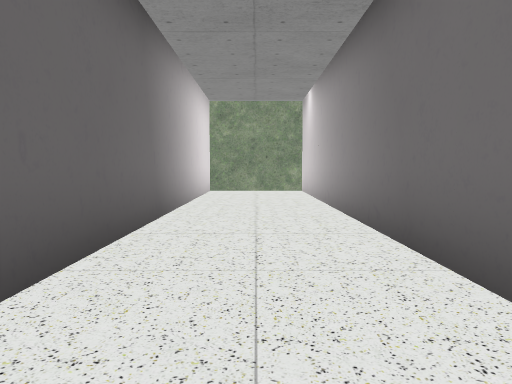
view 1 (above)

19 first-person views from a walk through a scene from a Unity 3-D project. The camera is 1.3 m above the floor, tilts 4° down and sees 70° across. The floor is counted in squares, 2 m on a side. Each view is taken from the middle of a square. On the plan, view 1 faces up. The plan holds only what a view shows up to about 11 squares ahead; the rest is blank. The place goes on beyond the plan. The player is left out.

view 2
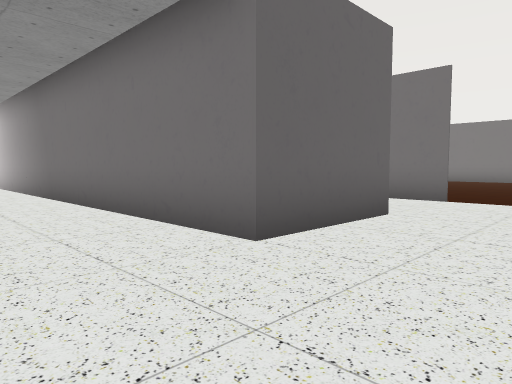

view 3
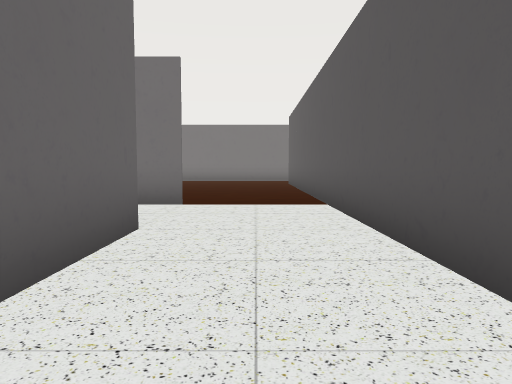

view 4
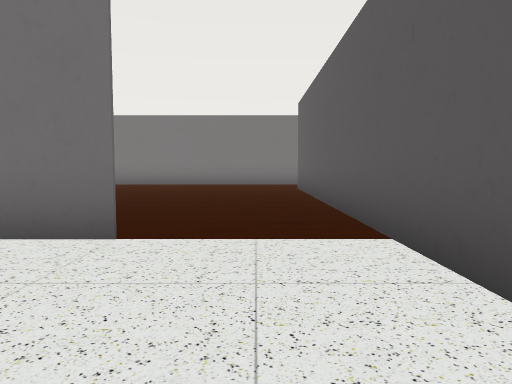

view 5
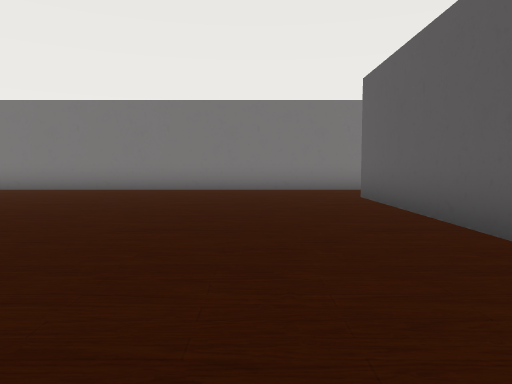

view 6
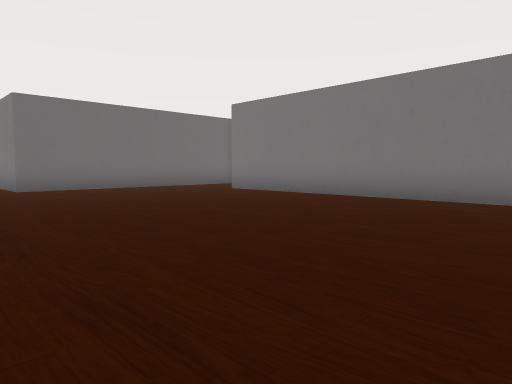

view 7
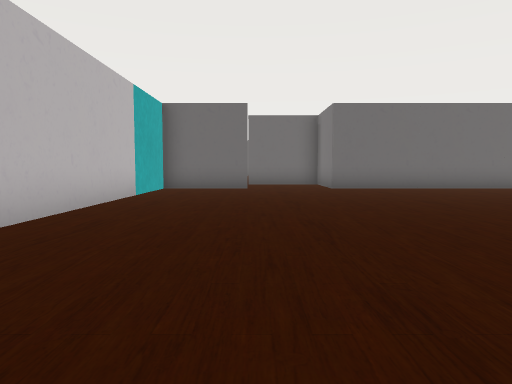

view 8
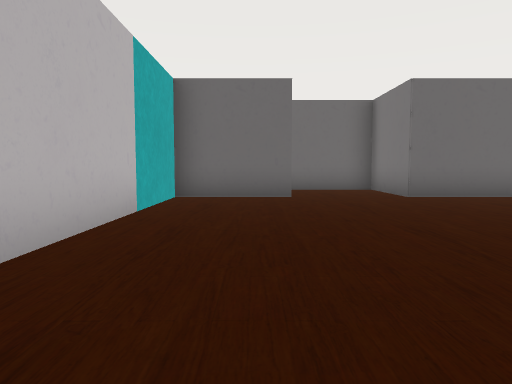

view 9
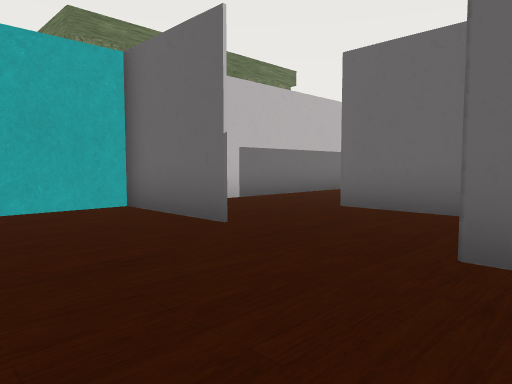

view 10
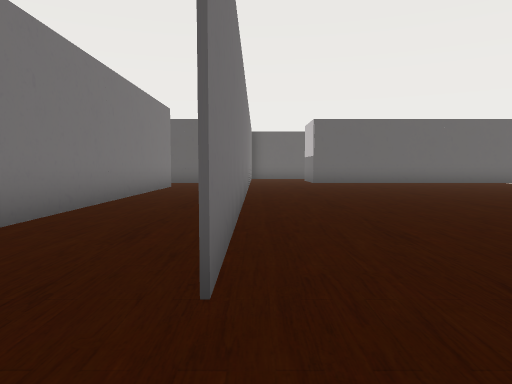

view 11
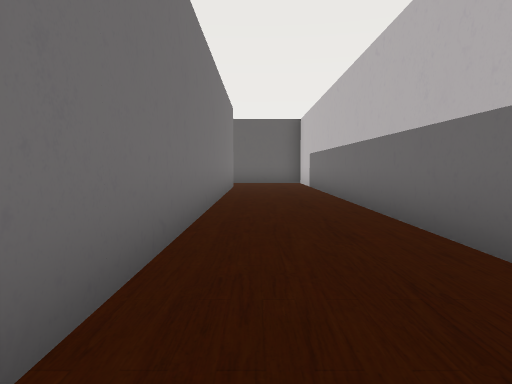

view 12
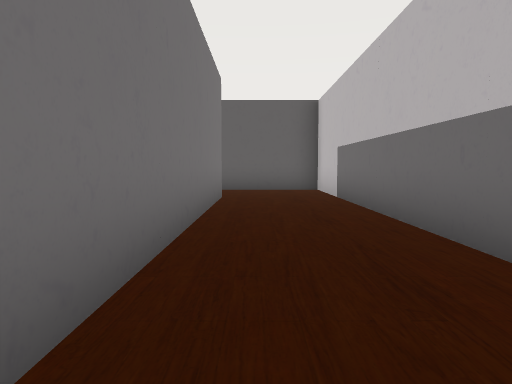

view 13
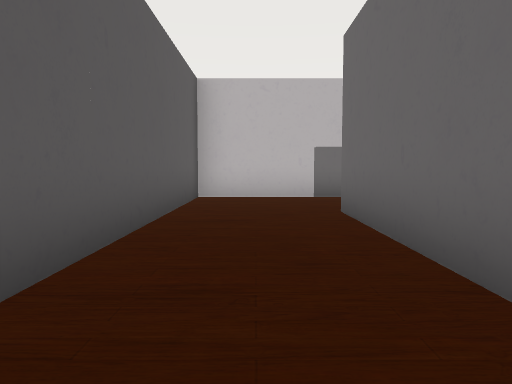

view 14
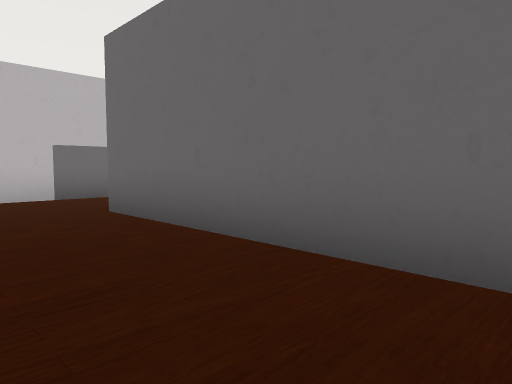

view 15
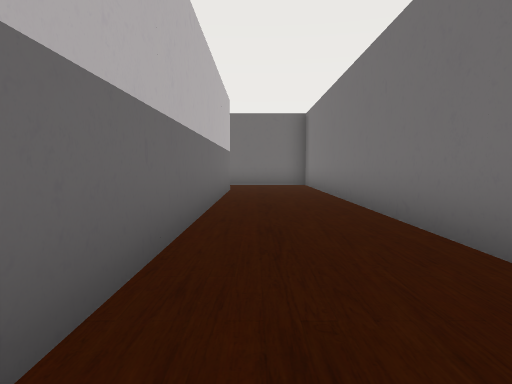

view 16
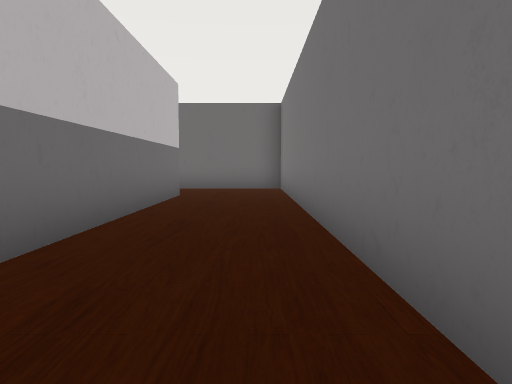

view 17
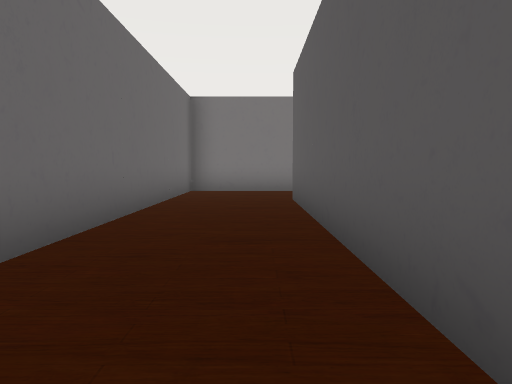

view 18
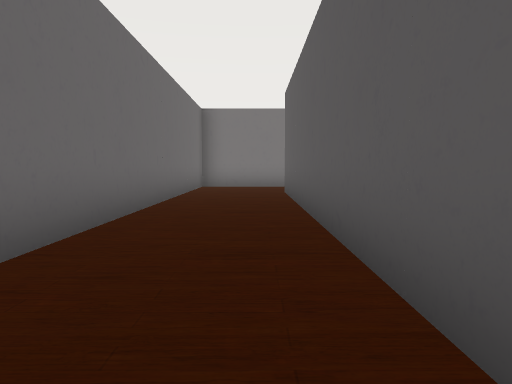

view 19
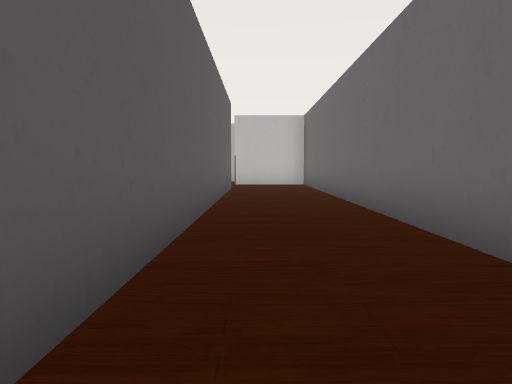

### Floor plan
Points are (right, up) in squares from view 1. A wall is a line through its corners. A room is listed if a view was taken in it or the views show most of it. See-through windows are left out.
Room 1 (views 1, 2, 3, 4, 5, 6, 7, 8, 9, 15, 16, 17, 18, 19)
walls: (8.9, 9.7) (6.3, 9.7) (6.3, 2.8); (6.2, -2.8) (6.2, -1.6); (3.9, -2.8) (1.2, -2.8) (1.2, 9.8); (-1.2, 9.6) (-1.2, 1.6); (8.7, 14.4) (8.7, 24.7) (-3.5, 24.7); (15.6, 9.7) (11.2, 9.7) (11.2, 12.2) (8.6, 12.2); (1.6, -5.2) (13.8, -5.2); (16.2, -6) (16.2, 7.2); (-3.4, 22.3) (6.3, 22.3) (6.3, 11.9)
ways out: opening at (16, 8.5) to room 2
Room 2 (views 10, 11, 12, 13, 14)
walls: (23.6, -2.8) (18.7, -2.8) (18.7, 8.1); (16.3, 6.6) (16.3, -5.2) (22.4, -5.2); (16.6, 9.7) (15.6, 9.7)
ways out: opening at (16, 8.5) to room 1

Where each view was taken, in squares from view 1:
view 1: 0 up, 0 right, facing up
view 2: 5 down, 1 left, facing up-right
view 3: 4 down, 0 right, facing right
view 4: 4 down, 3 right, facing right
view 5: 3 down, 6 right, facing right
view 6: 1 down, 9 right, facing up-right
view 7: 1 down, 9 right, facing up
view 8: 2 up, 8 right, facing up
view 9: 7 up, 12 right, facing up-left
view 10: 9 up, 16 right, facing down
view 11: 9 up, 18 right, facing down
view 12: 5 up, 18 right, facing down
view 13: 4 down, 24 right, facing left
view 14: 5 down, 24 right, facing up-left
view 15: 12 up, 7 right, facing up
view 16: 14 up, 8 right, facing up
view 17: 23 up, 1 left, facing right
view 18: 23 up, 3 left, facing right
view 19: 23 up, 7 right, facing left
